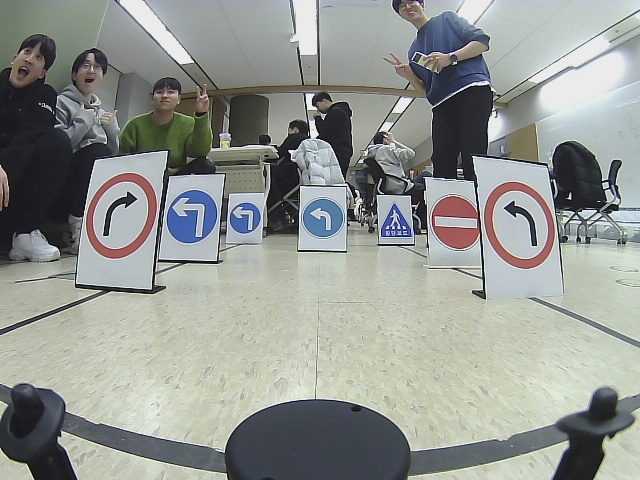
#> input picture tstl_depth_estimation/tstl_depth_estimation/images/frame_4.jpg, 640 x 480 px
$ python geometrical_distance_estimation.py
#> lines starting #> are read from the running program, lines starting #| are printed output that depends on the picture; after the words box and inside, x2 and y2 are one past the last pixel; in counts of white or black regions, pixels touching at a corner belong together
import cv2
import numpy as np
import math
import matplotlib.pyplot as plt

# focal length finder function
def focal_length(measured_distance, real_width, width_in_rf_image):
    focal_length_value = (width_in_rf_image * measured_distance) / real_width
    return focal_length_value

# distance estimation function
def distance_finder(focal_length, real_face_width, face_width_in_frame):
    distance = (real_face_width * focal_length) / face_width_in_frame
    return distance

def calc_coord(detected_pingpongs):
    pingpongs_data_list = []
    for pingpong in detected_pingpongs:
        id_tstl = pingpong[0]
        xmin = int(pingpong[1])
        ymin = int(pingpong[2])
        xmax = int(pingpong[3])
        ymax = int(pingpong[4])

        width_x = pingpong[3] - pingpong[1]

        center_x = int((xmin + xmax) / 2)
        center_y = int((ymin + ymax) / 2)

        if center_x > 320:
            delta_x = center_x - 320
        else:
            delta_x = 320 - center_x

        pingpongs_data_list.append([id_tstl, center_x, center_y, width_x, delta_x])

        if visualize:
            cv2.circle(img, (center_x, center_y), 1, (0, 0, 255), -1)
            cv2.rectangle(img, (xmin, ymin), (xmax, ymax), (255,255,0), 1)

    return pingpongs_data_list

def visualization_coori(visualize, display_list): # [id_tstl, Distance, x_dist, y_dist]
    if visualize:
        board = cv2.imread('./board_img_.jpg', cv2.IMREAD_ANYCOLOR)
        board = cv2.resize(board, dsize=(600, 600), interpolation=cv2.INTER_CUBIC)
        # board = np.full((600, 600, 3), (127, 127, 127), dtype=np.uint8)
        for display in display_list:
            color = list(np.random.random(size=3) * 256)
            if int(display[2]) > 320:
                cv2.circle(board, (int(display[2] * 1.5), 640 - int(display[3]) * 3), 5, color, -1)
                cv2.putText(
                    board, f"dist :{round(display[1], 2)}cm", (int(display[2] * 1.5), 640 - int(display[3]) * 3), 2, 0.5, color, 1
                )
                cv2.putText(
                    board, f"x :{round(display[2], 2)}, y :{round(display[3], 2)}", (int(display[2] * 1.5), 640 - int(display[3]) * 3 - 20), 2, 0.5, color, 1
                )
            else:
                cv2.circle(board, (int(display[2] * 1.5) + 320, 640 - int(display[3]) * 3), 5, color, -1)
                cv2.putText(
                    board, f"dist :{round(display[1], 2)}cm", (int(display[2] * 1.5) + 300, 640 - int(display[3]) * 3), 2, 0.5, color, 1
                )
                cv2.putText(
                    board, f"x :{round(display[2], 2)}, y :{round(display[3], 2)}", (int(display[2] * 1.5) + 300, 640 - int(display[3]) * 3 - 20), 2, 0.5, color, 1
                )
        cv2.imwrite('./estimation_result/geometrical_' + str(1) + "_board.jpg", board)
        cv2.imshow("board", board)

if __name__ == "__main__":
    # visualize
    visualize = True

    # distance from camera to object(tstl) measured
    KNOWN_DISTANCE = 45.0 + 15.0  # centimeter
    # width of face in the real world or Object Plane
    KNOWN_WIDTH = 19.5  # centimeter

    # ['left', 'right', 'stop', 'crosswalk', 'uturn', 'traffic_light']
    # img = cv2.imread("./images/frame_1.jpg", cv2.IMREAD_ANYCOLOR) # frame_1.jpg
    # tstl_list = [
    #             [0, 359.4, 196.0, 416.2, 253.4],
    #             [1, 245.4, 198.0, 289.0, 238.8]] # [cls, xmin, ymin, xmax, ymax]

    # img = cv2.imread("./images/frame_2.jpg", cv2.IMREAD_ANYCOLOR) # frame_2.jpg
    # tstl_list = [
    #             [0, 287.8, 193.2, 346.9, 252.0],
    #             [1, 246.5, 198.8, 286.8, 239.7]] # [cls, xmin, ymin, xmax, ymax]

    # img = cv2.imread("./images/frame_3.jpg", cv2.IMREAD_ANYCOLOR) # frame_3.jpg
    # tstl_list = [
    #             [1, 190, 203.5, 218.8, 234.6],
    #             [0, 333.4, 212.2, 353.4, 233.7]] # [cls, xmin, ymin, xmax, ymax]

    img = cv2.imread("./images/frame_4.jpg", cv2.IMREAD_ANYCOLOR) # frame_4.jpg -> 1
#> img is the input picture: shape (480, 640, 3); mean B, G, R 145.6, 150.3, 146.8
    tstl_list = [
                [1, 88.0, 176.2, 149.8, 258.3],
                [0, 165.8, 189.9, 216.4, 242.6],
                [0, 229.0, 202.6, 259.8, 233.0],
                [0, 299.7, 197.1, 343.4, 238.1],
                [3, 378.9, 201.5, 411.2, 236.7],
                [2, 428.1, 192.1, 479.8, 250.1],
                [0, 482.3, 180.5, 554.3, 267.3]
                ] # [cls, xmin, ymin, xmax, ymax]

    # img = cv2.imread("./images/frame_5.jpg", cv2.IMREAD_ANYCOLOR) # frame_5.jpg -> 2
    # tstl_list = [
    #             [1, 274.3, 163.1, 375.1, 260.0],
    #             [0, 394.6, 197.4, 434.4, 238.2],
    #             [3, 444.8, 203.0, 473.4, 237.0],
    #             [2, 529.9, 200.4, 567.7, 250.0]] # [cls, xmin, ymin, xmax, ymax]

    ref_image_tstl_width = 103.4
    focal_length_found = focal_length(KNOWN_DISTANCE, KNOWN_WIDTH, ref_image_tstl_width)
    print(f"focal_length_found = {focal_length_found}")

    tstl_data_list = calc_coord(tstl_list) # [id_tstl, center_x, center_y, width_x, delta_x]
#> after the loop in calc_coord, `for pingpong in detected_pingpongs:`:
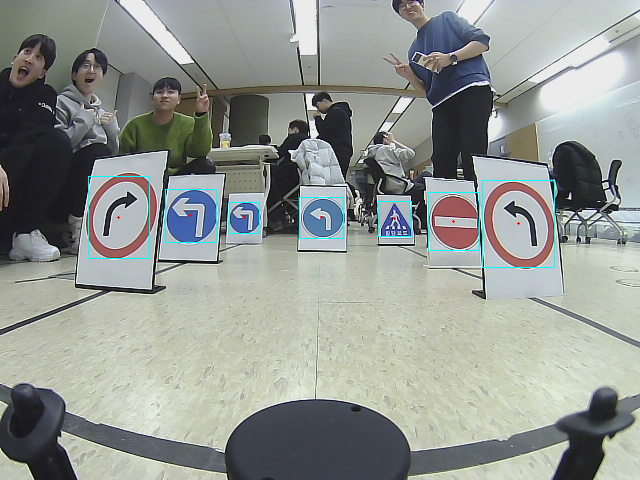
#> img: shape (480, 640, 3); 0.49% of pixels changed, all inside (x1, y1, x2, y2) = (88, 176, 555, 268)
#> after the loop in calc_coord, `for pingpong in detected_pingpongs:`: pingpongs_data_list = [[1, 118, 217, 61.8, 202], [0, 190, 215, 50.6, 130], [0, 244, 217, 30.8, 76], [0, 321, 217, 43.7, 1], [3, 394, 218, 32.3, 74], [2, 453, 221, 51.7, 133], [0, 518, 223, 72, 198]]
#> tstl_data_list has the same summary as pingpongs_data_list in calc_coord
    display_list = []

    for tstl_data in tstl_data_list:
        center_x = tstl_data[1]
        center_y = tstl_data[2]
        tstl_width_in_frame = tstl_data[3]
        delta_x = tstl_data[4]

        if tstl_width_in_frame != 0:
            Distance = distance_finder(focal_length_found, KNOWN_WIDTH, tstl_width_in_frame)
            Distance = Distance - 15
            print(f"delta_x = {delta_x}")

            azimuth = delta_x / 320 * 130 / 2 * math.pi / 180 # degree to radian
            if center_x > 320:
                x_dist = Distance * math.sin(azimuth)
            else:
                x_dist = -(Distance * math.sin(azimuth))
            y_dist = Distance * math.cos(azimuth)

            display_list.append([tstl_data[0], Distance, x_dist, y_dist]) # [id_tstl, Distance, x_dist, y_dist]

            print(f"azimuth = {azimuth}")
            cv2.putText(
                img, f"dist :{round(Distance,2)}cm", (center_x, center_y - 40), 2, 0.3, (50, 250, 50), 1
            )
            cv2.putText(
                img, f"x :{round(x_dist, 2)}, y :{round(y_dist, 2)}", (center_x, center_y - 30), 2, 0.3, (255, 255, 255), 1
            )
            print(f"x = {x_dist}, y = {y_dist}, dist = {Distance}\n")
#> this loop made 7 passes
#> (tstl_data, center_x, center_y, tstl_width_in_frame, delta_x, distance in distance_finder, Distance, azimuth) on passes 1 to 7: ([1, 118, 217, 61.8, 202], 118, 217, 61.8, 202, 100.4, 85.39, 0.716), ([0, 190, 215, 50.6, 130], 190, 215, 50.6, 130, 122.6, 107.6, 0.461), ([0, 244, 217, 30.8, 76], 244, 217, 30.8, 76, 201.4, 186.4, 0.269), ([0, 321, 217, 43.7, 1], 321, 217, 43.7, 1, 142, 127, 0.00355), ([3, 394, 218, 32.3, 74], 394, 218, 32.3, 74, 192.1, 177.1, 0.262), ([2, 453, 221, 51.7, 133], 453, 221, 51.7, 133, 120, 105, 0.472), ([0, 518, 223, 72, 198], 518, 223, 72, 198, 86.17, 71.17, 0.702)
#> (printed output is left out)
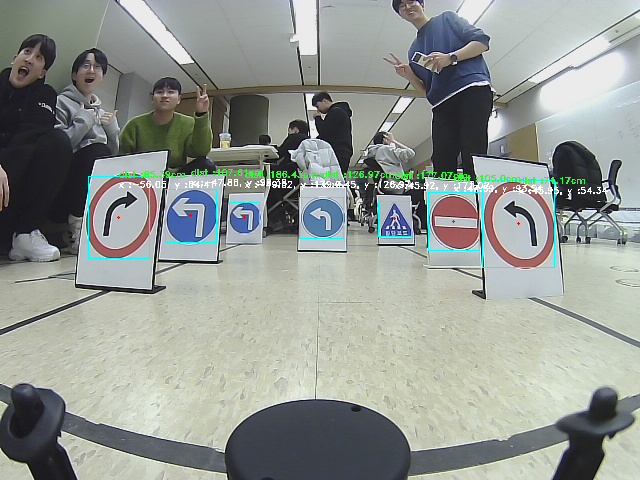
#> img: shape (480, 640, 3); 0.86% of pixels changed, all inside (x1, y1, x2, y2) = (119, 169, 608, 196)
#> after the loop, display_list = [[1, 85.39, -56.05, 64.41], [0, 107.6, -47.86, 96.38], [0, 186.4, -49.62, 179.7], [0, 127, 0.45, 127], [3, 177.1, 45.92, 171], [2, 105, 47.69, 93.54], [0, 71.17, 45.95, 54.34]]
    print(f"display_list = {display_list}")
#> (printed output is left out)

    visualization_coori(visualize, display_list)
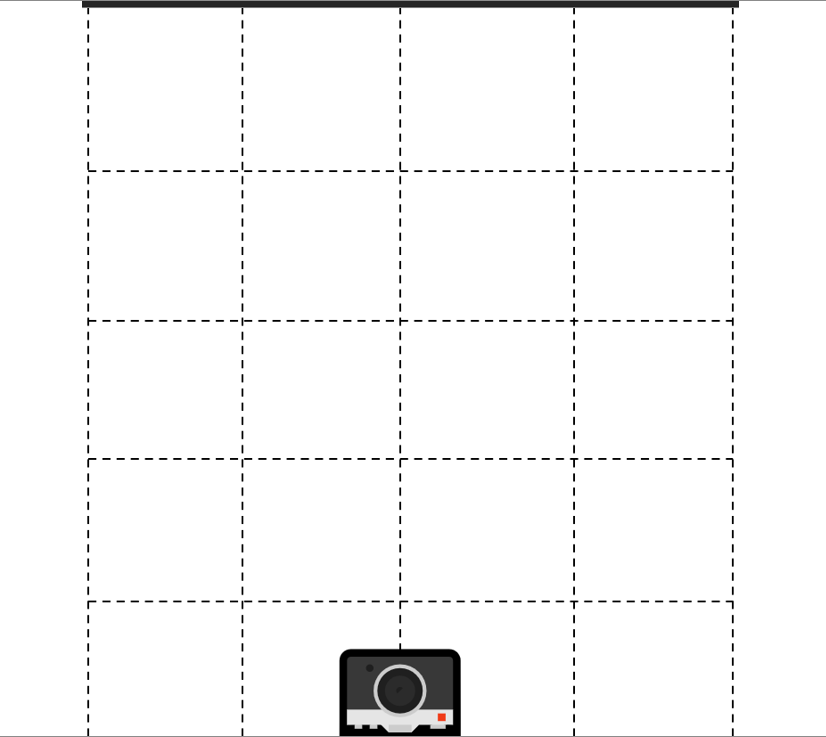
#> input picture tstl_depth_estimation/tstl_depth_estimation/board_img_.jpg, 826 x 737 px
#> in visualization_coori, board is the input picture: shape (737, 826, 3); mean B, G, R 247.3, 247.3, 247.4
#> in visualization_coori, `board = cv2.resize(board, dsize=(600, 600), interpolation=cv2.INTER_CU..`:
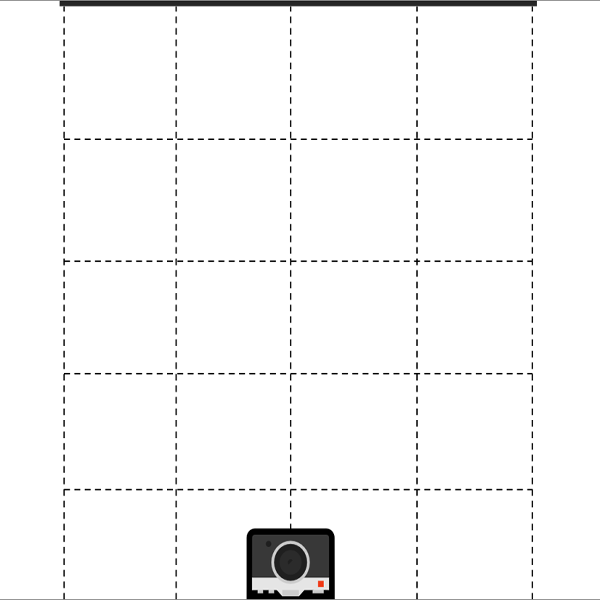
#> board: shape (600, 600, 3); mean B, G, R 247.2, 247.2, 247.2
#> the loop in visualization_coori, `for display in display_list:` made 7 passes
#> (display, color) on passes 1 to 7: ([1, 85.39, -56.05, 64.41], [140.5, 183.1, 154.3]), ([0, 107.6, -47.86, 96.38], [139.5, 108.5, 165.3]), ([0, 186.4, -49.62, 179.7], [112, 228.3, 246.7]), ([0, 127, 0.45, 127], [98.16, 202.7, 135.4]), ([3, 177.1, 45.92, 171], [145.4, 237, 18.19]), ([2, 105, 47.69, 93.54], [22.31, 5.18, 213.2]), ([0, 71.17, 45.95, 54.34], [199.2, 222.7, 250.5])
#> after the loop in visualization_coori, `for display in display_list:`:
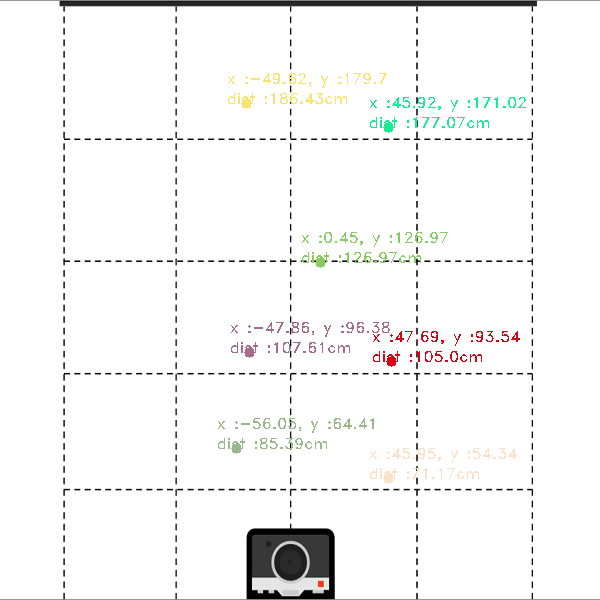
#> board: shape (600, 600, 3); 1.49% of pixels changed, all inside (x1, y1, x2, y2) = (218, 73, 526, 484)
    cv2.imshow("img", img)
    # cv2.imwrite('./estimation_result/geometrical_' + str(2) + "_result.jpg", img)
    cv2.waitKey(0)
